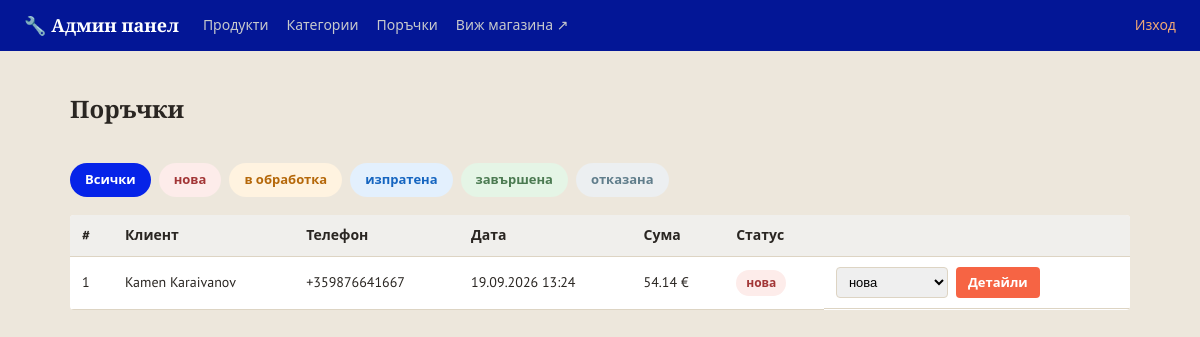
The page /admin/orders (signed in) on the database as committed earlier.
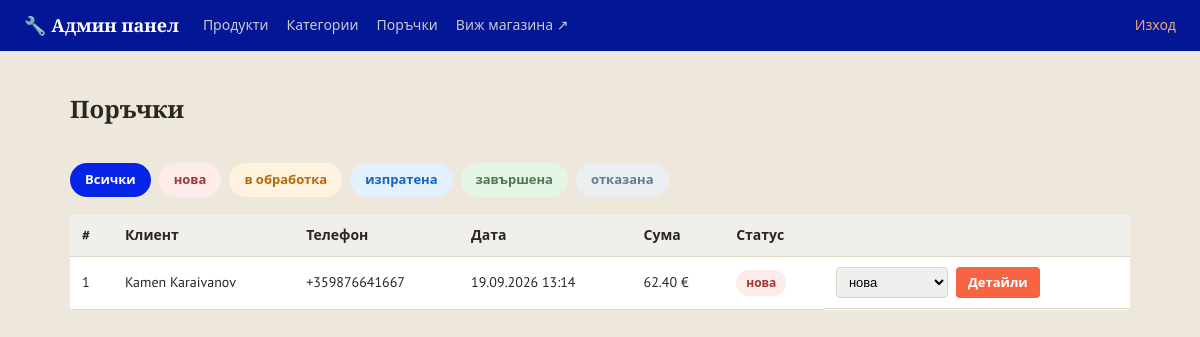
The same page on the database as committed later.
### models.py (models this page shows)
class Order(db.Model):
    __tablename__ = 'orders'
    STATUSES = ['нова', 'в обработка', 'изпратена', 'завършена', 'отказана']
    id = db.Column(db.Integer, primary_key=True)
    customer_name = db.Column(db.String(150), nullable=False)
    phone = db.Column(db.String(50), nullable=False)
    address = db.Column(db.String(300), nullable=False)
    email = db.Column(db.String(150), default='')
    total = db.Column(db.Float, nullable=False)
    status = db.Column(db.String(30), default='нова', nullable=False)
    created_at = db.Column(db.DateTime, default=datetime.utcnow)
    items = db.relationship('OrderItem', backref='order', lazy=True)

### app.py (the view)
@app.route('/admin/orders')
@admin_required
def admin_orders():
    orders, sort, status_filter = selected_orders()
    return render_template('admin/orders.html', orders=orders,
                           statuses=Order.STATUSES, status_filter=status_filter,
                           sort=sort, sort_options=ORDER_SORTS)

### app.py (called while the page is built)
@app.context_processor
def inject_whatsapp_number():
    return {'whatsapp_number': app.config['WHATSAPP_NUMBER'], 'asset_version': app.config['ASSET_VERSION']}

@app.context_processor
def inject_category_icons():
    return {'category_icons': CATEGORY_ICONS}

def admin_required(view_func):
    @wraps(view_func)
    def wrapper(*args, **kwargs):
        if not session.get('is_admin'):
            flash('Моля, влезте в системата.', 'error')
            return redirect(url_for('admin_login', next=request.path))
        return view_func(*args, **kwargs)
    return wrapper

def selected_sort(options):
    value = request.args.get('sort', 'newest')
    return value if value in options else 'newest'

### templates/admin/orders.html (shortened to what this page needs)
{% extends 'admin/base.html' %}
{% block content %}
<div class="admin-header-row">
    <h1 class="page-title">Поръчки</h1>
</div>
<div class="status-filter">
    <a href="{{ url_for('admin_orders') }}" class="status-chip {% if not status_filter %}status-chip-active{% endif %}">Всички</a>
    {% for s in statuses %}
    <a href="{{ url_for('admin_orders', status=s) }}"
       class="status-chip status-{{ s | replace(' ', '-') }} {% if status_filter == s %}status-chip-active{% endif %}">{{ s }}</a>
    {% endfor %}
</div>
{% if orders %}
<table class="admin-table">
    <thead>
        <tr>
            <th>#</th>
            <th>Клиент</th>
            <th>Телефон</th>
            <th>Дата</th>
            <th>Сума</th>
            <th>Статус</th>
            <th></th>
        </tr>
    </thead>
    <tbody>
        {% for o in orders %}
        <tr>
            <td>{{ o.id }}</td>
            <td>{{ o.customer_name }}</td>
            <td>{{ o.phone }}</td>
            <td>{{ o.created_at.strftime('%d.%m.%Y %H:%M') }}</td>
            <td>{{ '%.2f'|format(o.total) }} €</td>
            <td>
                <span class="status-badge status-{{ o.status | replace(' ', '-') }}">{{ o.status }}</span>
            </td>
            <td class="admin-actions">
                <form action="{{ url_for('admin_order_status', order_id=o.id) }}" method="post" class="status-select-form">
                    <select name="status" onchange="this.form.submit()">
                        {% for s in statuses %}
                        <option value="{{ s }}" {% if s == o.status %}selected{% endif %}>{{ s }}</option>
                        {% endfor %}
                    </select>
                </form>
                <a href="{{ url_for('admin_order_detail', order_id=o.id) }}" class="btn btn-small">Детайли</a>
            </td>
        </tr>
        {% endfor %}
    </tbody>
</table>
{% else %}
<p class="empty-msg">Няма поръчки{% if status_filter %} със статус "{{ status_filter }}"{% endif %}.</p>
{% endif %}
{% endblock %}

Rows that differ between the two databases and show on the page:
changed Order "Kamen Karaivanov": created_at "19.09.2026 13:24" → "19.09.2026 13:14"; total "54.14" → "62.40"
